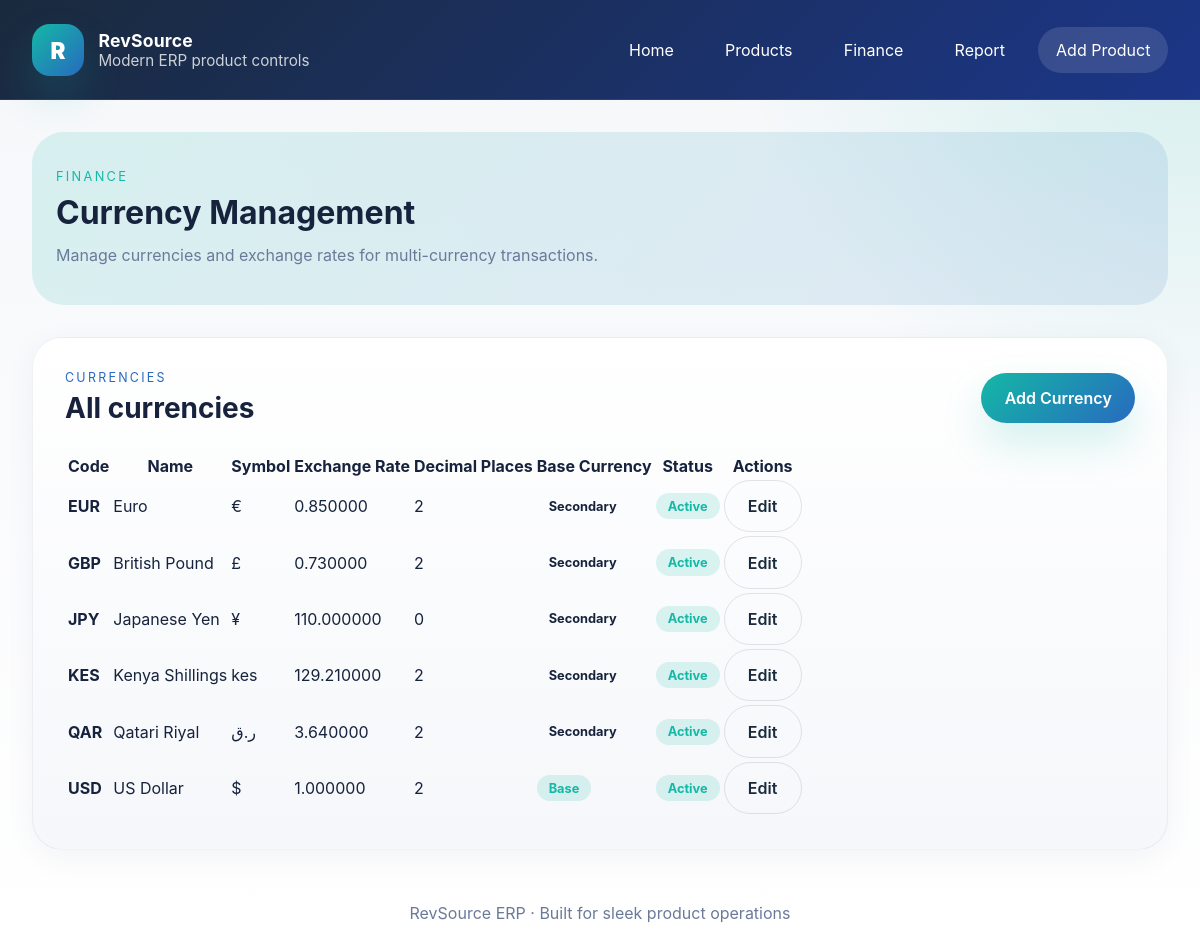
The page /finance/currencies/ on the database its author committed.
### finance/models.py (models this page shows, shortened)
class Currency(models.Model):
    code = models.CharField(max_length=3, unique=True, help_text="ISO currency code (e.g., USD, EUR, QAR)")
    name = models.CharField(max_length=100, help_text="Currency name (e.g., US Dollar, Euro, Qatari Riyal)")
    symbol = models.CharField(max_length=10, help_text="Currency symbol (e.g., $, €, ر.ق)")
    decimal_places = models.PositiveIntegerField(default=2, help_text="Number of decimal places")
    is_active = models.BooleanField(default=True)
    exchange_rate = models.DecimalField(max_digits=12, decimal_places=6, default=Decimal('1.000000'),
                                       help_text="Exchange rate to base currency (1.0 = base currency)")
    is_base = models.BooleanField(default=False, help_text="Is this the base currency for the system?")
    class Meta:
        verbose_name_plural = "currencies"
        ordering = ['code']

### finance/views.py (the view)
# urls.py: path('currencies/', CurrencyListView.as_view(), name='currency-list'),
class CurrencyListView(ListView):
    model = Currency
    template_name = 'finance/currency_list.html'
    context_object_name = 'currencies'
    paginate_by = 25
    def get_queryset(self):
        return Currency.objects.order_by('code')

### RevSource_system/context_processors.py (called while the page is built)
def currency_context(request):
    currencies = Currency.objects.filter(is_active=True)
    base_currency = currencies.filter(is_base=True).first()
    return {
        'currencies': currencies,
        'base_currency': base_currency.code if base_currency else 'USD',
    }

### finance/templates/finance/currency_list.html (shortened to what this page needs)
{% extends 'products/base.html' %}
{% block hero %}
<section class="hero-panel hero-panel--compact">
    <div class="hero-copy">
        <p class="eyebrow">Finance</p>
        <h1>Currency Management</h1>
        <p class="hero-text">Manage currencies and exchange rates for multi-currency transactions.</p>
    </div>
</section>
{% endblock %}
{% block content %}
<section class="section-panel card-card">
    <div class="section-header">
        <div>
            <p class="section-label">Currencies</p>
            <h2>All currencies</h2>
        </div>
        <a href="{% url 'finance:currency-create' %}" class="btn btn-accent">Add Currency</a>
    </div>
    {% if currencies %}
    <div class="table-responsive">
        <table class="table">
            <thead>
                <tr>
                    <th>Code</th>
                    <th>Name</th>
                    <th>Symbol</th>
                    <th>Exchange Rate</th>
                    <th>Decimal Places</th>
                    <th>Base Currency</th>
                    <th>Status</th>
                    <th>Actions</th>
                </tr>
            </thead>
            <tbody>
                {% for currency in currencies %}
                <tr>
                    <td><strong>{{ currency.code }}</strong></td>
                    <td>{{ currency.name }}</td>
                    <td>{{ currency.symbol }}</td>
                    <td>{{ currency.exchange_rate }}</td>
                    <td>{{ currency.decimal_places }}</td>
                    <td>
                        {% if currency.is_base %}
                        <span class="badge badge-success">Base</span>
                        {% else %}
                        <span class="badge badge-secondary">Secondary</span>
                        {% endif %}
                    </td>
                    <td>
                        {% if currency.is_active %}
                        <span class="badge badge-success">Active</span>
                        {% else %}
                        <span class="badge badge-secondary">Inactive</span>
                        {% endif %}
                    </td>
                    <td>
                        <a href="{% url 'finance:currency-update' currency.pk %}" class="btn btn-sm btn-outline">Edit</a>
                    </td>
                </tr>
                {% endfor %}
            </tbody>
        </table>
    </div>
    {% else %}
    <div class="empty-state">
        <p>No currencies found. <a href="{% url 'finance:currency-create' %}">Add the first currency</a>.</p>
    </div>
    {% endif %}
</section>
{% endblock %}

### products/static/products/css/product.css (style rules this page uses)
* { box-sizing: border-box; }
:root { --navy: #1A2A3D; --deep-blue: #1C3688; --teal: #14B8A6; --teal-blue: #286ABF; --surface: #F5F7FA; --text: #17233D; --muted: #6B7A99; --white: #FFFFFF; --shadow: 0 22px 55px rgba(26, 42, 69, 0.12); }
body { margin: 0; font-family: Inter, system-ui, -apple-system, BlinkMacSystemFont, 'Segoe UI', sans-serif; background: radial-gradient(circle at top right, rgba(20, 184, 166, 0.15), transparent 30%), linear-gradient(180deg, #F5F7FA 0%, #FFFFFF 100%); color: var(--text); }
.hero-panel { display: grid; grid-template-columns: 1.2fr 0.8fr; gap: 2rem; align-items: center; padding: 2rem; border-radius: 32px; background: linear-gradient(135deg, rgba(20, 184, 166, 0.14), rgba(40, 106, 191, 0.12)); margin-bottom: 2rem; }
.hero-panel--compact { padding: 1.5rem; }
.hero-copy .eyebrow { text-transform: uppercase; letter-spacing: 0.18em; color: var(--teal); font-size: 0.8rem; margin-bottom: 0.75rem; }
.hero-copy h1 { margin: 0; font-size: clamp(2rem, 2.5vw, 3rem); line-height: 1.05; }
.hero-text { margin-top: 1rem; max-width: 560px; color: var(--muted); }
.section-panel { background: white; border-radius: 30px; padding: 2rem; border: 1px solid rgba(22, 42, 78, 0.06); box-shadow: 0 8px 30px rgba(48, 65, 112, 0.06); }
.section-header { display: flex; justify-content: space-between; gap: 1rem; align-items: center; margin-bottom: 1.75rem; }
.section-label { margin: 0; text-transform: uppercase; letter-spacing: 0.18em; font-size: 0.78rem; color: var(--teal-blue); }
.section-panel h2 { margin: 0.35rem 0 0; font-size: 1.75rem; }
.btn { display: inline-flex; align-items: center; justify-content: center; border: none; border-radius: 999px; padding: 0.95rem 1.45rem; font-weight: 600; cursor: pointer; text-decoration: none; transition: transform 0.18s ease, box-shadow 0.18s ease, background 0.18s ease, color 0.18s ease; }
.btn-accent { background: linear-gradient(135deg, var(--teal), var(--teal-blue)); color: white; box-shadow: 0 20px 40px rgba(20, 184, 166, 0.18); }
.btn-outline { background: transparent; color: var(--navy); border: 1px solid rgba(26, 42, 69, 0.12); }
.badge { display: inline-flex; align-items: center; justify-content: center; border-radius: 999px; padding: 0.35rem 0.75rem; font-size: 0.8rem; font-weight: 700; }
.badge-success { background: rgba(20, 184, 166, 0.15); color: var(--teal); }
.card-card { background: linear-gradient(180deg, rgba(255,255,255,0.98), rgba(245,247,250,0.98)); }

### rows shown on the page
Currency: code "EUR", name "Euro", symbol "€", exchange_rate "0.850000", decimal_places "2", is_base "Secondary", is_active "Active"
Currency: code "GBP", name "British Pound", symbol "£", exchange_rate "0.730000", decimal_places "2", is_base "Secondary", is_active "Active"
Currency: code "JPY", name "Japanese Yen", symbol "¥", exchange_rate "110.000000", decimal_places "0", is_base "Secondary", is_active "Active"
Currency: code "KES", name "Kenya Shillings", symbol "kes", exchange_rate "129.210000", decimal_places "2", is_base "Secondary", is_active "Active"
Currency: code "QAR", name "Qatari Riyal", symbol "ر.ق", exchange_rate "3.640000", decimal_places "2", is_base "Secondary", is_active "Active"
Currency: code "USD", name "US Dollar", symbol "$", exchange_rate "1.000000", decimal_places "2", is_base "Base", is_active "Active"
